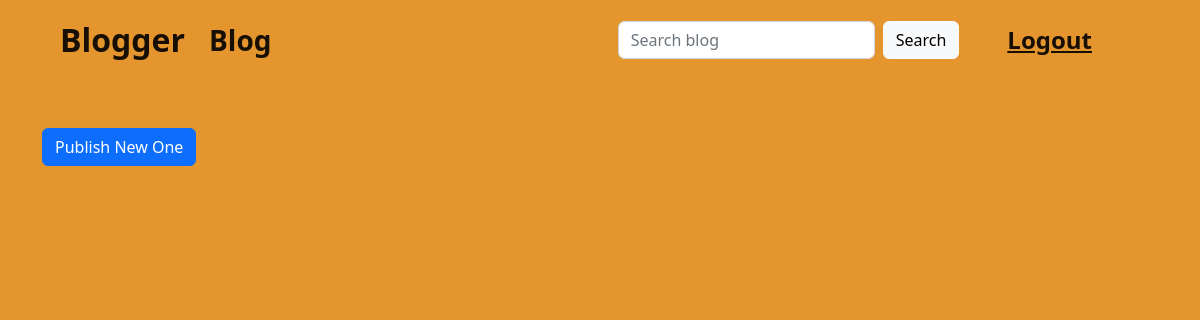
The page /blogs/ on the database as committed earlier.
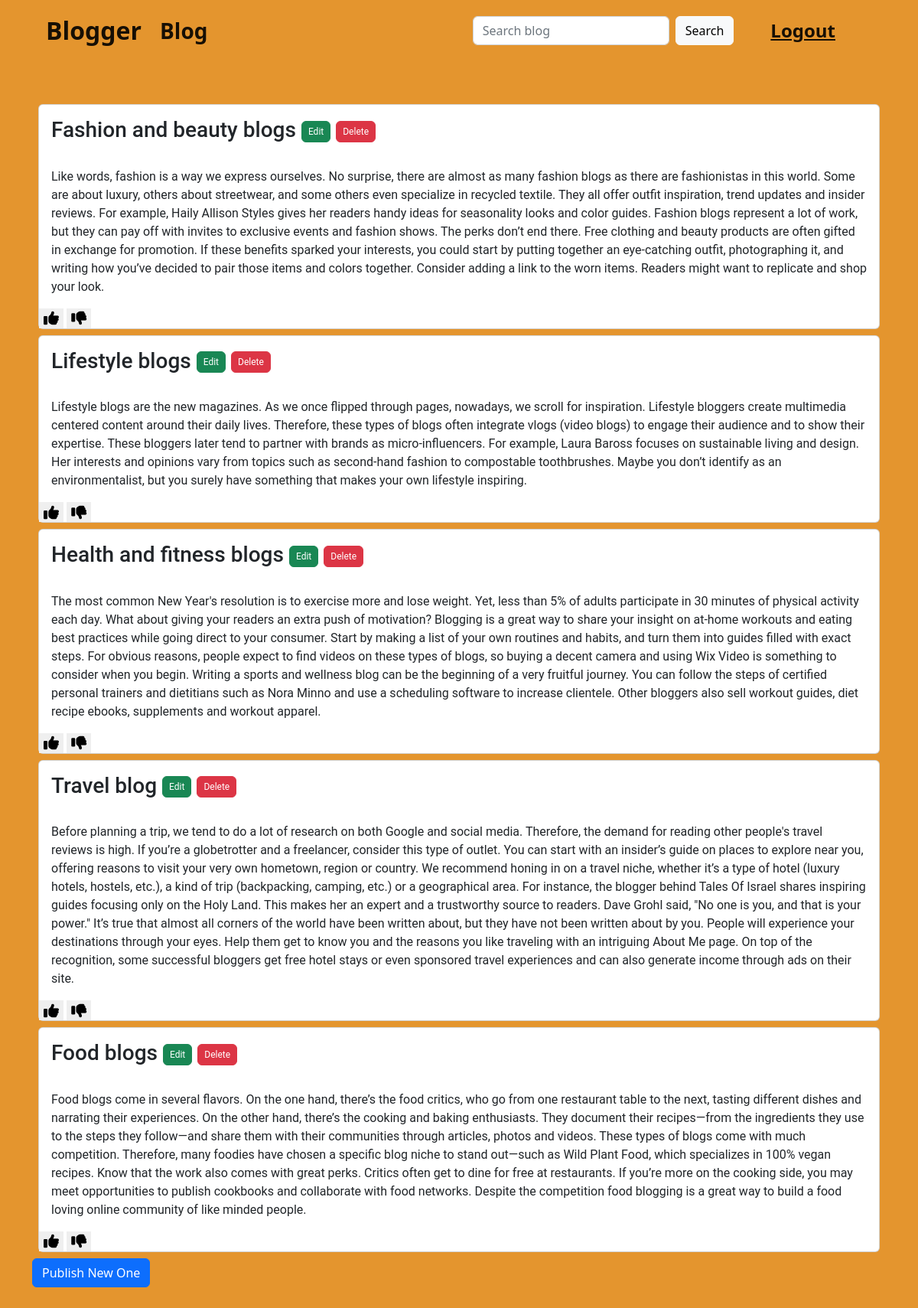
The same page on the database as committed later.
### home/models.py (models this page shows, shortened)
class newBlog(models.Model):
      title = models.CharField(max_length=100)
      description=models.TextField()
      id1=models.IntegerField()
      username=models.CharField(max_length=20,default='shubham')
      timestamp = models.DateTimeField(auto_now_add=True)

### home/views.py (the view)
# urls.py: path('blogs/',views.blogs,name='blogs'),
def blogs(request):
    mydata=newBlog.objects.all().order_by('-timestamp')
    t=loader.get_template('print.html')
    obj_list=list(mydata)
    context={'y':mydata}
    return HttpResponse(t.render(context,request))

### templates/print.html (shortened to what this page needs)
<!doctype html>
<html lang="en">
  <head>
    <link href="https://cdn.jsdelivr.net/npm/bootstrap@5.2.0/dist/css/bootstrap.min.css" rel="stylesheet">
  </head>
  <body>
    <nav class="navbar navbar-expand-lg s1">
      <div class="container-fluid mx-5">
        <a class="navbar-brand fs-2" href="{%url 'Blogger'%}"> <b>Blogger</b></a>
        <div class="collapse navbar-collapse" id="navbarText">
          <ul class="navbar-nav me-auto mb-2 mb-lg-0">
            <li class="nav-item">
              <a class="nav-link active fs-3" aria-current="page" href="{% url 'blogs'%}"> <b>Blog</b> </a>
            </li>
            <li class="nav-item">
              <a class="nav-link" href="#"></a>
            </li>
            <li class="nav-item">
              <a class="nav-link" href="#"></a>
            </li>
          </ul>
          <form class="d-flex" role="search"action="{% url 'search' %}">
            <input type="text"input class="form-control me-2" type="search"id="search_blog" name="search_blog" placeholder="Search blog" aria-label="Search">
            <button class="btn btn-light" type="submit" > Search </button>
          </form>
          <span id="sign" class="navbar-text sig px-5 fs-4">
            <a href="{% url 'logoutuser' %}"><b>Logout</b></a>
        </div>
      </div>
    </nav>
    <div>
          <div class="container py-5">
            {% for x in y %}
            <div class="card m-2">
              <div class="card-body">
                      <h3><div class="font-roboto">{{x.title}}
                          <a class="btn btn-success"style="--bs-btn-padding-y: .25rem; --bs-btn-padding-x: .5rem; --bs-btn-font-size: .75rem;" href="{%url 'edit' x.id %}" role="button">Edit</a>
                          <a class="btn btn-danger"style="--bs-btn-padding-y: .25rem; --bs-btn-padding-x: .5rem; --bs-btn-font-size: .75rem;" href="{%url 'delete' x.id %}" role="button">Delete</a>
                      </div></h3>
                      <br>
                      <div class="font-roboto">{{x.description}}</div>
              </div>
              <div>
                <button class="bt" id='{{x.id}}1' onclick='handlelike({{x.id}})'><i class="fa fa-thumbs-up fa-lg" aria-hidden="true"></i></button>
                <button class="bt" id='{{x.id}}2' onclick='handledislike({{x.id}})'><i class="fa fa-thumbs-down fa-lg" aria-hidden="true"></i></button>
              </div>
            </div>
            {% endfor %}
            <a class="btn btn-primary" href="{%url 'create' 5%}" role="button">Publish New One</a>
          </div>
        </div>
  </body>
</html>

### templates/print.html (style rules this page uses)
body { background-image: url(https://subtlepatterns.com/patterns/bedge_grunge.png); background-position: initial initial; background-repeat: initial initial; }
.bt { border:none }
.font-roboto { font-family: 'Roboto', sans-serif; }
body { background-color: #e4952e; }
.s1 { height: 10vh; }

Rows that differ between the two databases and show on the page:
added newBlog: title "Fashion and beauty blogs", description "Like words, fashion is a way we express ourselves. No surprise, there are almost as many fashion blogs as there are fashionistas in this world. Some are about luxury, others about streetwear, and some others even specialize in recycled textile. They all offer outfit inspiration, trend updates and insider reviews. For example, Haily Allison Styles gives her readers handy ideas for seasonality looks and color guides. Fashion blogs represent a lot of work, but they can pay off with invites to exclusive events and fashion shows. The perks don’t end there. Free clothing and beauty products are often gifted in exchange for promotion. If these benefits sparked your interests, you could start by…"
added newBlog: title "Lifestyle blogs", description "Lifestyle blogs are the new magazines. As we once flipped through pages, nowadays, we scroll for inspiration. Lifestyle bloggers create multimedia centered content around their daily lives. Therefore, these types of blogs often integrate vlogs (video blogs) to engage their audience and to show their expertise. These bloggers later tend to partner with brands as micro-influencers. For example, Laura Baross focuses on sustainable living and design. Her interests and opinions vary from topics such as second-hand fashion to compostable toothbrushes. Maybe you don’t identify as an environmentalist, but you surely have something that makes your own lifestyle inspiring."
added newBlog: title "Health and fitness blogs", description "The most common New Year's resolution is to exercise more and lose weight. Yet, less than 5% of adults participate in 30 minutes of physical activity each day. What about giving your readers an extra push of motivation? Blogging is a great way to share your insight on at-home workouts and eating best practices while going direct to your consumer. Start by making a list of your own routines and habits, and turn them into guides filled with exact steps. For obvious reasons, people expect to find videos on these types of blogs, so buying a decent camera and using Wix Video is something to consider when you begin. Writing a sports and wellness blog can be the beginning of a very fruitful…"
added newBlog: title "Travel blog", description "Before planning a trip, we tend to do a lot of research on both Google and social media. Therefore, the demand for reading other people's travel reviews is high. If you’re a globetrotter and a freelancer, consider this type of outlet. You can start with an insider’s guide on places to explore near you, offering reasons to visit your very own hometown, region or country. We recommend honing in on a travel niche, whether it’s a type of hotel (luxury hotels, hostels, etc.), a kind of trip (backpacking, camping, etc.) or a geographical area. For instance, the blogger behind Tales Of Israel shares inspiring guides focusing only on the Holy Land. This makes her an expert and a trustworthy source…"
added newBlog: title "Food blogs", description "Food blogs come in several flavors. On the one hand, there’s the food critics, who go from one restaurant table to the next, tasting different dishes and narrating their experiences. On the other hand, there’s the cooking and baking enthusiasts. They document their recipes—from the ingredients they use to the steps they follow—and share them with their communities through articles, photos and videos. These types of blogs come with much competition. Therefore, many foodies have chosen a specific blog niche to stand out—such as Wild Plant Food, which specializes in 100% vegan recipes. Know that the work also comes with great perks. Critics often get to dine for free at restaurants. If you’re…"
